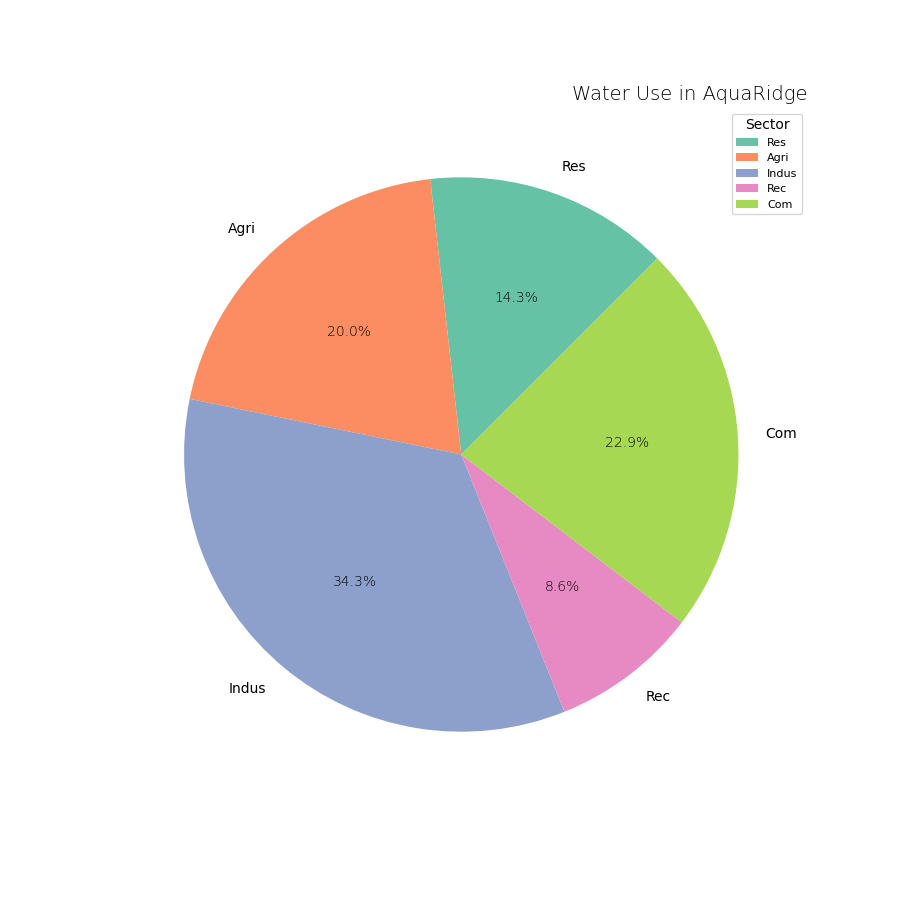

This chart was generated by the following Python code:
import matplotlib.pyplot as plt
import numpy as np

sectors = ['Res', 'Agri', 'Indus', 'Rec', 'Com']
# Swapping the usage values for 'Res' and 'Indus', and 'Agri' and 'Com'
water_usage = np.array([50, 70, 120, 30, 80])
colors = ['#66c2a5', '#fc8d62', '#8da0cb', '#e78ac3', '#a6d854']

fig, ax = plt.subplots(figsize=(9, 9))

wedges, texts, autotexts = ax.pie(
    water_usage,
    labels=sectors,
    autopct='%1.1f%%',
    colors=colors,  
    startangle=45
)

plt.setp(autotexts, size=10, color='black', weight='light')

ax.set_title("Water Use in AquaRidge", fontsize=14, fontweight='light', loc='right')

ax.legend(wedges, sectors, title="Sector", loc="upper right", fontsize=8)

ax.grid(linewidth=0.5, linestyle='--', color='gray')

plt.show()
